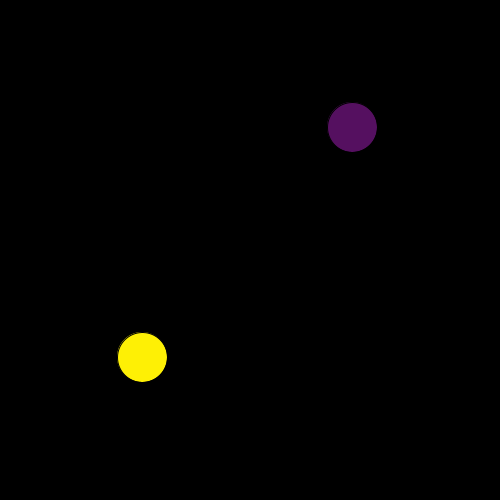
Frame 1 (no input)
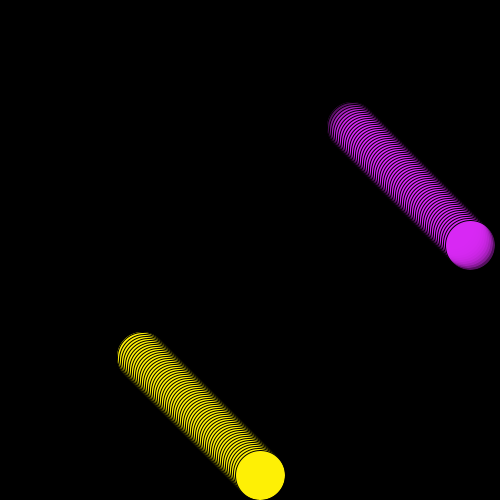
Frame 60 (the mouse pressed at the canvas centre just before this capture)
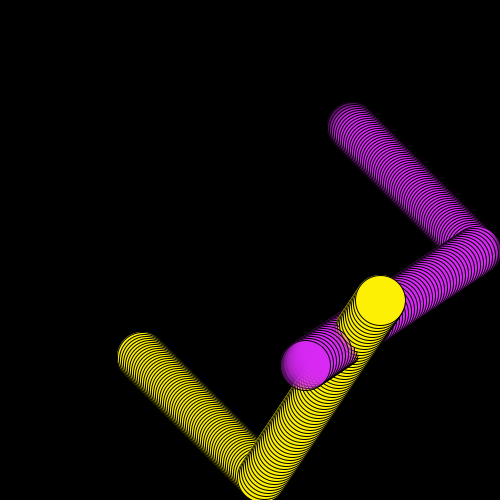
Frame 120 (the mouse held since frame 60 and released just before this capture)

The Processing sketch that drew these frames (run headless with seeded random() and noise(); from frame 60 on, the mouse is pressed at the canvas centre):

// Processing sketch: vidals03t00
// ── vidals03t00.pde
// Expresión Digital II - Diseño Digital - UDD - 2017
// Ricardo Vidal Lynch
// s03t00lynch

color c1 = color(218, 40, 245);
color c2 = color(254, 240, 5); // Colores propios.
int x, y, w, z; // Enteros de posicion de elipses.
float speed = 2.945; // Velocidad.
float directionx = 1;
float directiony = 1;
float directionw = 1;
float directionz = 1; // Direcciones de rebote
float bh = 50;
float bw = 50; // Alto y ancho de elipses


void setup () {
  background (0);
  size (500, 500); // Setup inicial de fondo y tamaño.
  frameRate (150); // Aumentar un poco la velocidad.

  // Posiciones elipses.

  x = 350;
  y = 125;
  w = 140;
  z = 355;
}

void draw () {

  x += speed*directionx;
  y += speed*directiony; // Añadir movimiento.

  // Rebotes primera elipse.

  if (x > width-bh/2 || x<25) {
    directionx *= -1;
  }

  if (y>height-bh/2 || y<25) {
    directiony *= -1;
  }

  fill (c1, 100);
  ellipse (x, y, bw, bh); // Color y dibujo ellipse 1.

  w += speed*directionw;
  z += speed*directionz;  // Añadir movimiento.

 // Rebotes segunda elipse.

  if (w>width-bh/2 || w<25) {
    directionw *= -1;
  }

  if (z>height-bh/2 || z<25) {
    directionz *= -1;
  }

  fill (c2);
  ellipse (w, z, bw, bh); // Color y dibujo ellipse 2.
}
